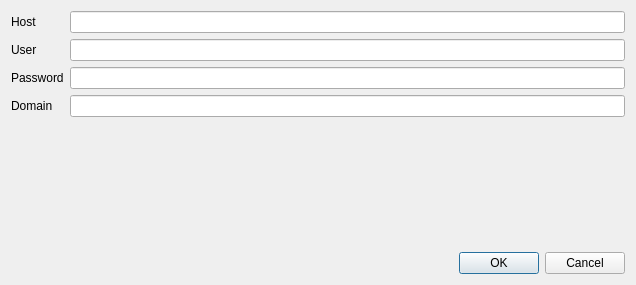
<?xml version="1.0" encoding="UTF-8"?>
<ui version="4.0">
 <class>ConnectionDialog</class>
 <widget class="QDialog" name="ConnectionDialog">
  <property name="geometry">
   <rect>
    <x>0</x>
    <y>0</y>
    <width>636</width>
    <height>285</height>
   </rect>
  </property>
  <property name="windowTitle">
   <string>Connect to Remote Host</string>
  </property>
  <layout class="QVBoxLayout" name="verticalLayout">
   <item>
    <layout class="QGridLayout" name="gridLayout">
     <item row="3" column="1">
      <widget class="QLineEdit" name="lineEdit_password">
       <property name="echoMode">
        <enum>QLineEdit::EchoMode::Password</enum>
       </property>
      </widget>
     </item>
     <item row="2" column="0">
      <widget class="QLabel" name="label_3">
       <property name="text">
        <string>User</string>
       </property>
      </widget>
     </item>
     <item row="3" column="0">
      <widget class="QLabel" name="label_4">
       <property name="text">
        <string>Password</string>
       </property>
      </widget>
     </item>
     <item row="0" column="0">
      <widget class="QLabel" name="label">
       <property name="text">
        <string>Host</string>
       </property>
      </widget>
     </item>
     <item row="2" column="1">
      <widget class="QLineEdit" name="lineEdit_username"/>
     </item>
     <item row="0" column="1">
      <widget class="QLineEdit" name="lineEdit_host"/>
     </item>
     <item row="4" column="0">
      <widget class="QLabel" name="label_2">
       <property name="text">
        <string>Domain</string>
       </property>
      </widget>
     </item>
     <item row="4" column="1">
      <widget class="QLineEdit" name="lineEdit_domain"/>
     </item>
    </layout>
   </item>
   <item>
    <spacer name="verticalSpacer">
     <property name="orientation">
      <enum>Qt::Orientation::Vertical</enum>
     </property>
     <property name="sizeHint" stdset="0">
      <size>
       <width>20</width>
       <height>94</height>
      </size>
     </property>
    </spacer>
   </item>
   <item>
    <layout class="QHBoxLayout" name="horizontalLayout">
     <item>
      <spacer name="horizontalSpacer">
       <property name="orientation">
        <enum>Qt::Orientation::Horizontal</enum>
       </property>
       <property name="sizeHint" stdset="0">
        <size>
         <width>40</width>
         <height>20</height>
        </size>
       </property>
      </spacer>
     </item>
     <item>
      <widget class="QPushButton" name="pushButton">
       <property name="text">
        <string>OK</string>
       </property>
      </widget>
     </item>
     <item>
      <widget class="QPushButton" name="pushButton_2">
       <property name="text">
        <string>Cancel</string>
       </property>
      </widget>
     </item>
    </layout>
   </item>
  </layout>
 </widget>
 <tabstops>
  <tabstop>lineEdit_host</tabstop>
  <tabstop>lineEdit_username</tabstop>
  <tabstop>lineEdit_password</tabstop>
  <tabstop>lineEdit_domain</tabstop>
  <tabstop>pushButton</tabstop>
  <tabstop>pushButton_2</tabstop>
 </tabstops>
 <resources/>
 <connections>
  <connection>
   <sender>pushButton</sender>
   <signal>clicked()</signal>
   <receiver>ConnectionDialog</receiver>
   <slot>accept()</slot>
   <hints>
    <hint type="sourcelabel">
     <x>484</x>
     <y>262</y>
    </hint>
    <hint type="destinationlabel">
     <x>431</x>
     <y>258</y>
    </hint>
   </hints>
  </connection>
  <connection>
   <sender>pushButton_2</sender>
   <signal>clicked()</signal>
   <receiver>ConnectionDialog</receiver>
   <slot>reject()</slot>
   <hints>
    <hint type="sourcelabel">
     <x>603</x>
     <y>265</y>
    </hint>
    <hint type="destinationlabel">
     <x>633</x>
     <y>264</y>
    </hint>
   </hints>
  </connection>
 </connections>
</ui>
